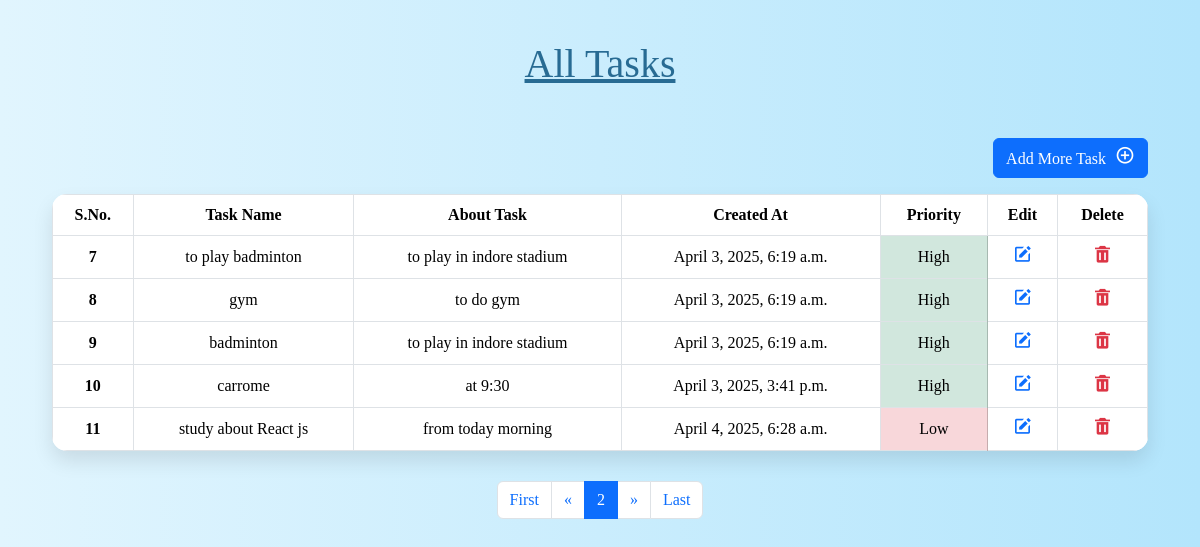
The page /display/?pg=2 on the database its author committed.
### todoapp/models.py (models this page shows, shortened)
class AllTasks(models.Model):
    Task_name = models.CharField(max_length=100)
    about_task=models.CharField(max_length=250)
    task_priority=models.BooleanField(default=False)
    created_at = models.DateTimeField(auto_now_add=True)

### todoapp/views.py (the view)
# urls.py: path('display/',views.DisplayAllTask,name='display'),
def DisplayAllTask(request):
    tasks=AllTasks.objects.all()
    paginator=Paginator(tasks,5)
    page_number=request.GET.get('pg')
    tasks=paginator.get_page(page_number)
    return render(request,'Alltask.html',{'form':tasks})

### templates/Alltask.html (shortened to what this page needs)
<!DOCTYPE html>
<html lang="en">
<head>
    <link href="https://cdn.jsdelivr.net/npm/bootstrap@5.3.3/dist/css/bootstrap.min.css" rel="stylesheet">
    <link href='https://unpkg.com/boxicons@2.1.4/css/boxicons.min.css' rel='stylesheet'>
</head>
<body>
    <div class="container">
        <h1><u>All Tasks</u></h1>
        <div class="d-flex justify-content-end mb-3">
            <a class="btn btn-primary" href="{% url 'add' %}" role="button">
                Add More Task <i class='bx bx-plus-circle'></i>
            </a>
        </div>
        <table class="table table-bordered table-hover text-center align-middle">
            <thead>
                <tr>
                    <th scope="col">S.No.</th>
                    <th scope="col">Task Name</th>
                    <th scope="col">About Task</th>
                    <th scope="col">Created At</th>
                    <th scope="col">Priority</th>
                    <th scope="col">Edit</th>
                    <th scope="col">Delete</th>
                </tr>
            </thead>
            <tbody>
                {% for i in form %}
                <tr>
                    <th scope="row">{{ i.id }}</th>
                    <td>{{ i.Task_name }}</td>
                    <td>{{ i.about_task }}</td>
                    <td>{{ i.created_at }}</td>
                    {% if i.task_priority %}
                        <td class="table-success">High</td>
                    {% else %}
                        <td class="table-danger">Low</td>
                    {% endif %}
                    <td>
                        <a href="{% url 'edit' id=i.id %}" class="text-primary"><i class='bx bxs-edit'></i></a>
                    </td>
                    <td>
                        <a href="{% url 'delete' id=i.id %}" class="text-danger"><i class='bx bxs-trash'></i></a>
                    </td>
                </tr>
                {% endfor %}
            </tbody>
        </table>
        <nav aria-label="Page navigation example">
            <ul class="pagination justify-content-center">
                <li class="page-item">
                    <a class="page-link" href="?pg=1">First</a>
                </li>
                {% if form.has_previous %}
                    <li class="page-item"><a class="page-link" href="?pg={{ form.previous_page_number }}">«</a></li>
                {% endif %}
                <li class="page-item active"><a class="page-link" href="#">{{ form.number }}</a></li>
                {% if form.has_next %}
                    <li class="page-item"><a class="page-link" href="?pg={{ form.next_page_number }}">»</a></li>
                {% endif %}
                <li class="page-item">
                    <a class="page-link" href="?pg={{ form.paginator.num_pages }}">Last</a>
                </li>
            </ul>
        </nav>
    </div>
</body>
</html>

### templates/Alltask.html (style rules this page uses)
body { background: linear-gradient(to right, #e1f5fe, #b3e5fc); font-family: Georgia, 'Times New Roman', Times, serif; padding: 40px; }
h1 { text-align: center; color: #286b93; margin-bottom: 50px; }
table { background-color: #ffffff; border-radius: 15px; overflow: hidden; box-shadow: 0 10px 20px rgba(0, 0, 0, 0.1); }
th { background-color: #0288d1; color: rgb(201, 122, 223); }
.btn-primary i { margin-left: 5px; }
.bx { font-size: 20px; }
.pagination { margin-top: 30px; }
.table td, .table th { vertical-align: middle; text-align: center; }

### rows shown on the page
AllTasks: id "7", Task_name "to play badminton", about_task "to play in indore stadium", created_at "April 3, 2025, 6:19 a.m.", task_priority "High"
AllTasks: id "8", Task_name "gym", about_task "to do gym", created_at "April 3, 2025, 6:19 a.m.", task_priority "High"
AllTasks: id "9", Task_name "badminton", about_task "to play in indore stadium", created_at "April 3, 2025, 6:19 a.m.", task_priority "High"
AllTasks: id "10", Task_name "carrome", about_task "at 9:30", created_at "April 3, 2025, 3:41 p.m.", task_priority "High"
AllTasks: id "11", Task_name "study about React js", about_task "from today morning", created_at "April 4, 2025, 6:28 a.m.", task_priority "Low"
